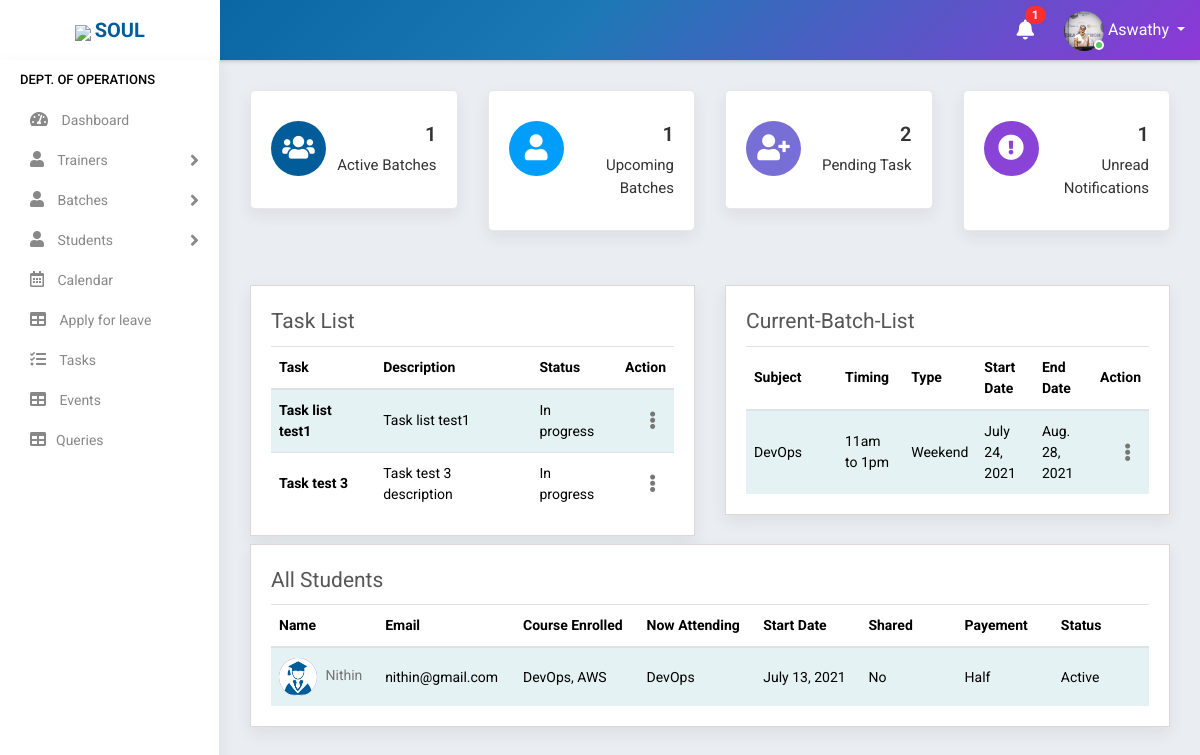
/operations_dashboard/ (signed in), run on the app's committed database.
### accounts/models.py (models this page shows, shortened)
class Staff(models.Model):
    value= (
    ('1', 'Operations'),
    ('2', 'Sales'),
    ('3', 'Trainer'),
    ('4', 'Admin'),
    )
    state = (
    ('Andhra Pradesh','Andhra Pradesh'),
    ('Arunachal Pradesh','Arunachal Pradesh'),
    ('Assam','Assam'),
    ('Bihar','Bihar'),
    ('Chhattisgarh','Chattisgarh'),
    ('Goa','Goa'),
    ('Gujarat','Gujarat'),
    ('Haryana','Haryana'),
    ('Himachal Pradesh','Himachal Pradesh'),
    ('Jharkhand','Jharkhand'),
    ('Karnataka','Karnataka'),
    ('Kerala','Kerala'),
    ('Madhya Pradesh','Madhya Pradesh'),
    ('Maharashtra','Maharashtra'),
    ('Manipur','Manipur'),
    ('Meghalaya','Meghalaya'),
    ('Mizoram','Mizoram'),
    ('Nagaland','Nagaland'),
    ('Odisha','Odisha'),
    ('Rajasthan','Rajasthan'),
    ('Sikkim','Sikkim'),
    ('Tamil Nadu','Tamil Nadu'),
    ('Telangana','Telangana'),
    ('Tripura','Tripura'),
    ('Uttar Pradesh','Uttar Pradesh'),
    ('Uttarakhand','Uttarakhand'),
    ('West Bengal','West Bengal')
    )
    groups = (
        ('AB+', 'AB+'),
        ('AB-', 'AB-'),
        ('A+', 'A+'),
        ('A-', 'A-'),
        ('B+', 'B+'),
        ('B-', 'B-'),
        ('O+', 'O+'),
        ('O-', 'O-'),
        )
    user = models.OneToOneField(User,on_delete=models.CASCADE,null=True,blank=True)
    name = models.CharField(max_length=100,null=True, blank=True)
    empid = models.CharField(max_length=100,null=True, blank=True)
    mobile = models.CharField(max_length=10,null=True, blank=True)
    email = models.EmailField(max_length=200,null=True, blank=True)
    sex = models.CharField(max_length=10,null=True,choices=(('Male','Male'),('Female','Female')), blank=True)
    dob = models.DateField(null=True, blank=True)
    doj = models.DateField(null=True, blank=True)
    blood_group = models.CharField(max_length=100,null=True, blank=True,choices=groups)
    house = models.CharField(max_length=100,null=True, blank=True)
    street =models.CharField(max_length=100,null=True, blank=True)
    street2 =models.CharField(max_length=100,null=True, blank=True)
    city = models.CharField(max_length=100,null=True, blank=True)
    state = models.CharField(max_length=100,null=True,choices=state, blank=True)
    stype = models.CharField(max_length=100,null=True,choices=value, blank=True)
    status = models.CharField(max_length=20,choices=(('Active','Active'),('Inactive','Inactive')),default='Active')
    profile_pic = models.ImageField(null=True, blank=True,default="student.jpg")

class Task(models.Model):
    status_value= [
        ('Yet to start', 'Yet to start'),
        ('In progress', 'In progress'),
        ('Completed', 'Completed'),
    ]
    user = models.ForeignKey(Staff,on_delete=models.CASCADE,null=True)
    title = models.CharField(max_length=100,null=True)
    description = models.TextField(max_length=500,null=True)
    created_at = models.DateTimeField(auto_now_add=True,null=True)
    assigned_by = models.ForeignKey(Staff,on_delete=models.CASCADE,null=True,related_name='sender')
    status = models.CharField(max_length=100,choices=status_value,default='Yet to start')
    class Meta:
        ordering=['created_at','-status']

class Batch(models.Model):
    mod_value= [
    ('1', 'Weekday'),
    ('2', 'Weekend')
    ]
    status_value= [
        ('Yet to start', 'Yet to start'),
        ('Ongoing', 'Ongoing'),
        ('Completed', 'Completed'),
    ]
    subject = models.ForeignKey(Courses,on_delete=models.CASCADE,null=True)
    trainer = models.ForeignKey(Staff,on_delete=models.CASCADE,null=True,limit_choices_to={'stype':"3"})
    timing = models.CharField(max_length=100, null=True)
    start_date = models.DateField(null=True)
    end_date = models.DateField(null=True)
    link = models.CharField(max_length=1000,null=True,blank=True)
    passcode = models.CharField(max_length=100,null=True,blank=True,default="N/A")
    mode = models.CharField(max_length=100,choices=mod_value,default=1)
    status = models.CharField(max_length=100,choices=status_value)

class Courses(models.Model):
    name = models.CharField(max_length=300,null=True)
    fee = models.CharField(max_length=6)
    link = models.CharField(max_length=1000,null=True, blank=True)
    pic = models.ImageField(null=True, blank=True)
    def __str__(self):
        return self.name

class Student(models.Model):
    state = (
    ('Andhra Pradesh','Andhra Pradesh'),
    ('Arunachal Pradesh','Arunachal Pradesh'),
    ('Assam','Assam'),
    ('Bihar','Bihar'),
    ('Chhattisgarh','Chattisgarh'),
    ('Goa','Goa'),
    ('Gujarat','Gujarat'),
    ('Haryana','Haryana'),
    ('Himachal Pradesh','Himachal Pradesh'),
    ('Jharkhand','Jharkhand'),
    ('Karnataka','Karnataka'),
    ('Kerala','Kerala'),
    ('Madhya Pradesh','Madhya Pradesh'),
    ('Maharashtra','Maharashtra'),
    ('Manipur','Manipur'),
    ('Meghalaya','Meghalaya'),
    ('Mizoram','Mizoram'),
    ('Nagaland','Nagaland'),
    ('Odisha','Odisha'),
    ('Rajasthan','Rajasthan'),
    ('Sikkim','Sikkim'),
    ('Tamil Nadu','Tamil Nadu'),
    ('Telangana','Telangana'),
    ('Tripura','Tripura'),
    ('Uttar Pradesh','Uttar Pradesh'),
    ('Uttarakhand','Uttarakhand'),
    ('West Bengal','West Bengal')
)
    user= models.OneToOneField(User,on_delete=models.CASCADE,null=True)
    name = models.CharField(max_length=100)
    mobile = models.CharField(max_length=10)
    email = models.EmailField(max_length=200)
    sex = models.CharField(max_length=10,null=True,choices=(('Male','Male'),('Female','Female')))
    house = models.CharField(max_length=100,null=True)
    street =models.CharField(max_length=100,null=True)
    street2 =models.CharField(max_length=100,null=True)
    city = models.CharField(max_length=100,null=True)
    state = models.CharField(max_length=100,null=True,choices=state)
    course_enrolled = models.CharField(max_length=100,null=True)
    now_attending = models.CharField(max_length=100,null=True)
    start_date = models.DateField(null=True)
    shared = models.BooleanField(default=False,choices=((True, 'Yes'), (False, 'No')))
    payment = models.CharField(max_length=10,choices=(('Full','Full'),('Half','Half')),default='Half')
    status = models.CharField(max_length=20,choices=(('Active','Active'),('Inactive','Inactive')),default='Active')
    profile_pic = models.ImageField(null=True,blank=True,default="")

### accounts/views.py (the view)
# urls.py: path('operations_dashboard/', OperationsDashboard.as_view(),name='operations_dashboard'),
class OperationsDashboard(View):
    def get(self, request):
        user=request.user
        if user.is_authenticated:
            try:
                s= Staff.objects.get(user=user)
                if s.stype =="1":
                    ba=Batch.objects.filter(status="Ongoing")
                    ba_count = ba.count()
                    by=Batch.objects.filter(status="Yet to start")
                    by_count = by.count()
                    ta=Task.objects.filter(user=s).filter(~Q(status="Completed"))
                    ta_count = ta.count()
                    students=Student.objects.all()
                    note = Notification.objects.filter(receiver=user).filter(status="Not Read").order_by('-datetime')
                    no_count = note.count()
                    print(no_count)
                    for i in students:
                        course_data = StudentCourseData.objects.filter(student=i)
                        i.course_enrolled=[]
                        i.now_attending=[]
                        for j in course_data:
                            i.course_enrolled.append(j.batch.subject)
                            if j.batch.status == "Ongoing":
                                i.now_attending.append(j.batch.subject)
                        i.save()
                    return render(request,'accounts/operations_dashboard.html',{'ba_count':ba_count,'by_count':by_count,'by':by,'ba':ba,'ta':ta,'ta_count':ta_count,'students':students,'no_count':no_count,'note':note})
                return redirect('home')
            except:
                return redirect('home')
        else:
            return redirect('logout')

### accounts/templates/accounts/operations_dashboard.html
{% extends 'accounts/main.html' %}
    {% block content %}
<div class="main-wrapper">
    {% include 'accounts/navbar.html' %}
    {% include 'accounts/sidebar_operations.html' %}
    <div class="page-wrapper">
        <div class="content container-fluid">
            {% include 'accounts/status_main_operations.html' %}
            <div class="row mt-4">
                {% include 'accounts/mini/task.html' %}
                {% include 'accounts/mini/batches.html' %}
            </div>
            {% include 'accounts/mini/student_register.html' %}
        </div>
    </div>
</div>
{% endblock %}

### accounts/templates/accounts/navbar.html (shortened to what this page needs)
<div class="header">
    <div class="header-left">
        <a href="https://www.teqstories.com" class="logo">
            <img src="https://www.teqstories.com/assets/images/Blue.png" style="height: 40px;width:auto;">
            <span class="text-uppercase"><b>Soul</b></span>
        </a>
    </div>
    <div class="page-title-box float-left">
    </div>
    <ul class="nav user-menu float-right">
        {% include 'accounts/mini/notify.html' %}
        <li class="nav-item dropdown has-arrow">
            <a href="#" class="dropdown-toggle nav-link user-link" data-toggle="dropdown">
                <span class="user-img">
                    {% if request.user.staff.profile_pic %}
                    <img class="rounded-circle" src="{{request.user.staff.profile_pic.url}}" width="40" height="40" alt="Admin">
                    {% endif %}
                    <span class="status online"></span></span>
                <span>{{request.user.staff.name|title}}</span>
            </a>
        </li>
    </ul>
</div>

### accounts/templates/accounts/mini/task.html (shortened to what this page needs)
<div class="col-lg-6">
    <div class="content-page">
        <div class="row">
            <div class="col-md-12">
                <div class="page-title mb-2">
                    Task List
                </div>
                <div class="table-responsive">
                    <table class="table table-striped custom-table">
                        <thead>
                            <tr>
                                <th style="min-width:91px;">Task</th>
                                <th style="min-width:50px;">Description</th>
                                <th style="min-width:50px;">Status</th>
                                <th class="text-right">Action</th>
                            </tr>
                        </thead>
                        <tbody>
                            {% for i in ta %}
                            <tr>
                                <th>{{i.title}}</th>
                                <td>{{i.description}}</td>
                                <td>{{i.status}}</td>
                                <td class="text-right">
                                    <div class="dropdown dropdown-action">
                                        <a href="#" class="action-icon dropdown-toggle" data-toggle="dropdown"
                                            aria-expanded="false"><i class="fas fa-ellipsis-v"></i></a>
                                    </div>
                                </td>
                                {% empty %}
                                <td colspan="3">No pending tasks</td>
                            </tr>
                            {% endfor %}
                        </tbody>
                    </table>
                </div>
            </div>
        </div>
    </div>
</div>

### accounts/templates/accounts/mini/batches.html (shortened to what this page needs)
<div class="col-lg-6">
    <div class="content-page">
        <div class="row">
            <div class="col-md-12">
                <div class="page-title mb-2">
                    Current-Batch-List
                </div>
                <div class="table-responsive">
                    <table class="table table-striped custom-table">
                        <thead>
                            <tr>
                                <th style="min-width:91px;">Subject</th>
                                <th style="min-width:50px;">Timing</th>
                                <th style="min-width:50px;">Type</th>
                                <th style="min-width:50px;">Start Date</th>
                                <th style="min-width:50px;">End Date</th>
                                <th class="text-right">Action</th>
                            </tr>
                        </thead>
                        <tbody>
                            {% for i in ba %}
                            <tr>
                                <td>{{i.subject}}</td>
                                <td>{{i.timing}}</td>
                                <td>{{i.get_mode_display}}</td>
                                <td>{{i.start_date}}</td>
                                <td>{{i.end_date}}</td>
                                <td class="text-right">
                                    <div class="dropdown dropdown-action">
                                        <a href="#" class="action-icon dropdown-toggle" data-toggle="dropdown"
                                            aria-expanded="false"><i class="fas fa-ellipsis-v"></i></a>
                                    </div>
                                </td>
                            </tr>
                            {% endfor %}
                        </tbody>
                    </table>
                </div>
            </div>
        </div>
    </div>
</div>

### accounts/templates/accounts/mini/student_register.html (shortened to what this page needs)
<div class="row mt-2">
    <div class="col-lg-12">
        <div class="content-page">
            <div class="row">
                <div class="col-lg-12 col-md-12 col-sm-12 col-12">
                    <div class="page-title mb-2">
                        All Students
                    </div>
                    <div class="table-responsive">
                        <table class="table table-striped custom-table">
                            <thead>
                                <tr>
                                    <th style="min-width:50px;">Name </th>
                                    <th style="min-width:74px;">Email</th>
                                    <th style="min-width:50px;">Course Enrolled</th>
                                    <th style="min-width:50px;">Now Attending</th>
                                    <th style="min-width:98px;">Start Date</th>
                                    <th style="min-width:90px;">Shared</th>
                                    <th style="min-width:90px;">Payement</th>
                                    <th style="min-width:90px;">Status</th>
                                </tr>
                            </thead>
                            <tbody>
                                {% for student in students %}
                                <tr>
                                    <td>
                                        <h2><a href="profile.html" class="avatar text-white"><img src="{{student.profile_pic.url}}" width="40" height="40" alt="{{student.name}}"></a></h2>
                                        <h2><a href="profile.html">{{student.name}} </a></h2>
                                    </td>
                                    <td>{{student.email}}</td>
                                    <td>{{student.course_enrolled|join:", " }}</td>
                                    <td>{{student.now_attending|join:", " }}</td>
                                    <td>{{student.start_date}}</td>
                                    <td>{{student.get_shared_display}}</td>
                                    <td>{{student.payment}}</td>
                                    <td>{{student.status}}</td>
                                </tr>
                                {% empty %}
                                    <h3>No students in list</h3>
                                {% endfor %}
                            </tbody>
                        </table>
                    </div>
                </div>
            </div>
        </div>
    </div>

### data on the page
Task: title "Task list test1", description "Task list test1", status "In progress"
Task: title "Task test 3", description "Task test 3 description", status "In progress"
Batch: subject "DevOps", timing "11am to 1pm", mode "Weekend", start_date "July 24, 2021", end_date "Aug. 28, 2021"
Student: profile_pic (picture), name "Nithin", email "nithin@gmail.com", course_enrolled "DevOps, AWS", now_attending "DevOps", start_date "July 13, 2021", shared "No", payment "Half", status "Active"

### other printed values
{{ no_count }} "1"
{{ request.user.staff.name|title }} "Aswathy"
{{ ba_count }} "1"
{{ by_count }} "1"
{{ ta_count }} "2"
